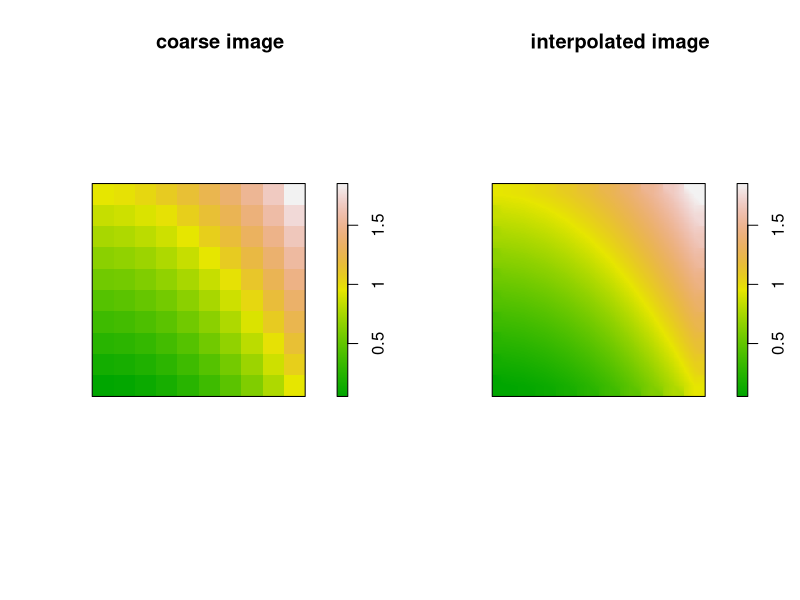

Write the R code that produced this figure.
library(spatstat)


### Name: interp.im
### Title: Interpolate a Pixel Image
### Aliases: interp.im
### Keywords: spatial manip

### ** Examples

   opa <- par(mfrow=c(1,2))
   # coarse image
   V <- as.im(function(x,y) { x^2 + y }, owin(), dimyx=10)
   plot(V, main="coarse image", col=terrain.colors(256))

   # lookup value at location (0.5,0.5)
   V[list(x=0.5,y=0.5)]
   # interpolated value at location (0.5,0.5)
   interp.im(V, 0.5, 0.5)
   # true value is 0.75

   # how to obtain an interpolated image at a desired resolution
   U <- as.im(interp.im, W=owin(), Z=V, dimyx=256)
   plot(U, main="interpolated image", col=terrain.colors(256))
   par(opa)
